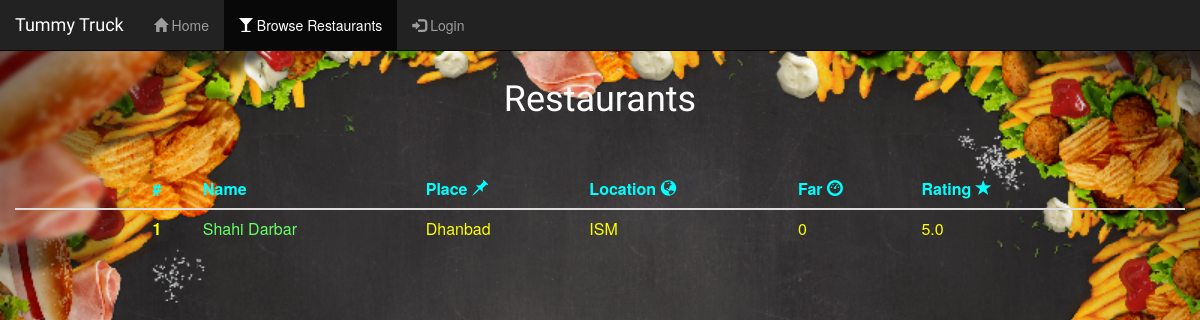
The page /cities/Dhanbad on the database its author committed.
### store/models.py (models this page shows, shortened)
class Restaurant(models.Model):
    name=models.CharField(max_length=50)
    place=models.CharField(max_length=50)
    location=models.CharField(max_length=50)
    far=models.IntegerField(default=0,null=True)
    description=models.TextField(null=True)
    rating=models.FloatField(default=0.0,null=True)
    total_rating = models.IntegerField(default=0,null=True)
    total_users = models.IntegerField(default=0,null=True)
    class Meta:
        ordering=('name',)

### store/views.py (the view)
# urls.py: path('cities/<slug:qcity>',restaurants_view,name='restaurants_view' ),
def restaurants_view(request,qcity):
    context={
     'restaurants': Restaurant.objects.filter(place=qcity)
    }
    return render(request, 'store/restaurants_list.html', context)

### store/templates/store/restaurants_list.html (shortened to what this page needs)
    <link rel="stylesheet" href="http://maxcdn.bootstrapcdn.com/bootstrap/3.3.4/css/bootstrap.min.css">
</head>
<body >
    <span>Loaded!<br><br><br><span/>
<nav class="navbar navbar-fixed-top navbar-inverse">
    <div class="container-fluid">
        <div class="navbar-header ">
         <a href="#" class="navbar-brand " >Tummy Truck</a>
        </div>
        <div class="collapse navbar-collapse" id="mainNavBar">
            <ul class="nav navbar-nav">
                <li><a href="{%url 'index'%}"><span class="glyphicon glyphicon-home"></span>&nbspHome</a></li>
                  {% if user.is_authenticated %}
                <li class="active" ><a href="{%url 'placeView'%}"><span class="glyphicon glyphicon-shopping-cart"></span>&nbspOrder Food</a></li>
                {%else%}
                <li class="active"><a href="{%url 'placeView'%}"><span class="glyphicon glyphicon-glass"></span>&nbspBrowse Restaurants</a></li>
                <li><a href="{% url 'account_login'%}"><span class="glyphicon glyphicon-log-in"></span>&nbspLogin</a></li>
                {%endif%}
            </ul>
        </div>
    </div>
</nav>
<h1 class="header">Restaurants</h1><br><br>
<div class="container-fluid">
<table class="table">
    <thead>
        <tr>
        <th scope="col"></th>
        <th scope="col"></th>
        <th scope="col"></th>
        <th scope="col"></th>
        <th scope="col">#</th>
        <th scope="col">Name</th>
        <th scope="col">Place&nbsp<span class="glyphicon glyphicon-pushpin"></span></th>
        <th scope="col">Location&nbsp<span class="glyphicon glyphicon-globe"></span></th>
        <th scope="col">Far&nbsp<span class="glyphicon glyphicon-dashboard"></th>
        <th scope="col">Rating&nbsp<span class="glyphicon glyphicon-star"></th>
        <th scope="col"></th>
        <th scope="col"></th>
        <th scope="col"></th>
        </tr>
    </thead>
    <tbody>
        {% for rest in restaurants %}
        <tr>
        <td></td><td></td><td></td><td></td><th scope="row" id="t1">{{forloop.counter}}</th>
        <td ><a href="{% url 'restaurant_foods' rt=rest.id %}">{{rest.name}}</a></td>
        <td>{{rest.place}}</td>
        <td>{{rest.location}}</td>
        <td>{{rest.far}}</td>
        <td>{{rest.rating}}</td>
        <td></td><td></td><td></td>
        </tr>
        {% endfor %}
    </tbody>
</table>
</div>
</body>

### store/templates/store/restaurants_list.html (style rules this page uses)
.header { text-align: center; color:white; font-family: 'Satisfy',cursive; }
body { background-image: url( '/static/images/rest.jpg' ); background-position: center; background-repeat: no-repeat; background-size: cover; }
.navbar { border-radius:0; }
.navbar-brand { font-family:'Satisfy',cursive; }
a { text-decoration:none; color:#66FF66; }
th { color:cyan; }
td { color: yellow; }
#t1 { color: yellow; }

### rows shown on the page
Restaurant: name "Shahi Darbar", place "Dhanbad", location "ISM", far "0", rating "5.0"
